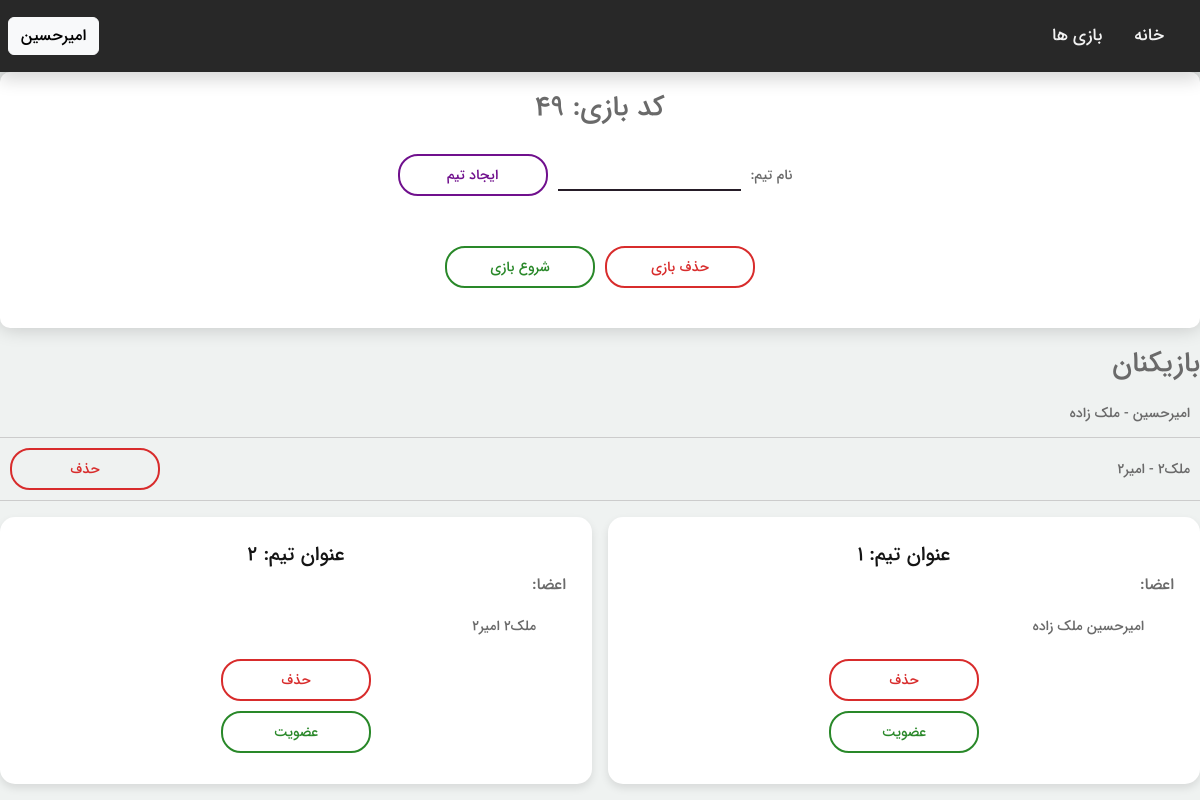
Screenshot of /game/lobby/49 (signed in) with the database file from the repository.
### user/models.py (models this page shows, shortened)
class User(AbstractBaseUser):
    firstname = models.CharField( max_length=50)
    lastname = models.CharField( max_length=50)
    phone_number = models.CharField( max_length=50, unique=True)
    last_login = models.DateTimeField(auto_now=True)
    joinied_date = models.DateTimeField(auto_now_add=True)
    bio = models.CharField(max_length=500, blank = True, null=True)
    is_active = models.BooleanField(default=True)
    is_staff = models.BooleanField(default=False)
    is_admin = models.BooleanField(default=False)
    USERNAME_FIELD = 'phone_number'
    REQUIRED_FIELDS = ['firstname', 'lastname',]
    objects = userManager()
    @property
    def is_staff(self):
        "Is the user a member of staff?"
        return self.is_admin

### Game/models.py (models this page shows)
class Game(models.Model):
    name = models.CharField(max_length=250)
    password = models.CharField(max_length=6)
    creator_user = models.ForeignKey(User, on_delete=models.CASCADE)
    is_team = models.BooleanField(default=False)
    min_players = models.IntegerField(default=0)
    max_players = models.IntegerField(default=10)

class Player(models.Model):
    game = models.ForeignKey(Game, on_delete= models.CASCADE)
    team = models.ForeignKey(Team, on_delete= models.CASCADE, blank=True, null=True)
    user = models.OneToOneField(User, on_delete=models.CASCADE)

class Team(models.Model):
    game = models.ForeignKey(Game, on_delete=models.CASCADE)
    name = models.CharField(max_length=250)

### Game/views.py (the view)
# urls.py: path('lobby/<slug:game_id>', views.lobby, name='lobby'),
def lobby(request:HttpRequest, game_id:str):
    if not request.user.is_authenticated:
        redirect('login')
    game = get_object_or_404(Game, id=game_id)
    user = request.user
    game.creator_user == user
    try:
        player = Player.objects.get(user=request.user, game=game)
    except:
        if game.creator_user == user:
            game.delete()
        return redirect('games_archive')
    template = get_template('lobby.html')
    if request.method == 'POST':
        if 'submit_create_team' in request.POST:
            create_team_form = CreatTeamForm(request.POST)
            if create_team_form.is_valid():
                team = create_team_form.save(commit=False)
                team.game = game
                team.save()
                print('team',team)
        else:
            print('not valid')
            create_team_form = CreatTeamForm()
        if 'submit_remove_team' in request.POST:
            team_id = request.POST.get('team_id')
            try:
                team = Team.objects.get(id=team_id)
                team.delete()
            except:
                pass
        if 'submit_remove_player' in request.POST:
            player_id = request.POST.get('player_id')
            try:
                player = Player.objects.get(id=player_id)
                player.delete()
            except:
                pass
        if 'submit_join_team' in request.POST:
            team_id = request.POST.get('team_id')
            try:
                team = Team.objects.get(id=team_id)
                player.team = team
                player.save()
            except:
                pass
    else:
        create_team_form = CreatTeamForm()
    teams_data = []
    teams = Team.objects.filter(game=game)
    for team in teams:
        players = Player.objects.filter(team=team)
        teams_data.append({'team': team, 'players': players})
    all_players = Player.objects.filter(game=game)
    context = {
        'is_creator': game.creator_user == user,
        'create_team_form': create_team_form,
        'game': game,
        'teams_data': teams_data,
        'all_players':all_players,
    }
    return HttpResponse(template.render(context, request))

### Game/forms.py
class CreatTeamForm(forms.ModelForm):
    class Meta:
        model = Team
        fields = ("name",)
        error_messages = {
            'name':PERSIAN_MESSAGES,
        }
        labels = {
            'name':'نام تیم'
        }

### Game/templates/lobby.html (shortened to what this page needs)
{% extends "base.html" %}
{% load static %}
{% block head %}
    <link href="{% static 'css/lobby.css' %}" rel="stylesheet">
{% endblock %}
{% block content %}
<div class="game-info-box">
    <div class="game-code-container">
        <h3>کد بازی: {{ game.id }}</h3>
    </div>
    {% if is_creator and game.is_team %}
        <form method="post" class="create-team-form">
            {% for field in create_team_form %}
                {{ field.label_tag }}
                {{ field }}
            {% endfor %}
            <button type="submit" name="submit_create_team" class="btn-action btn-create">ایجاد تیم</button>
        </form>
    {% endif %}
    <div class="action-buttons">
        {% if is_creator %}
            <form action="{% url 'remove_game' game_id=game.id %}" method="post">
                <button type="submit" class="btn-action btn-delete">حذف بازی</button>
            </form>
        {% endif %}
        <form method="post">
            <button type="submit" name="submit_start_game" class="btn-action btn-start">شروع بازی</button>
        </form>
    </div>
</div>
<div class="players-container">
    <h3>بازیکنان</h3>
    <ul>
        {% for player in all_players %}
            <li class="player-item">
                <div class="player-info">
                    {{ player.user.firstname }} - {{ player.user.lastname }}
                </div>
                <div class="player-actions">
                    {% if is_creator and player.user != game.creator_user %}
                        <form method="post">
                            <button type="submit" name="submit_remove_player" class="btn-action btn-delete">حذف</button>
                        </form>
                    {% endif %}
                </div>
            </li>
        {% endfor %}
    </ul>
</div>
<div>
    {% if game.is_team %}
        <div class="teams-container">
            {% for teamdata in teams_data %}
                <div class="team-card">
                    <h5 class="team-title">عنوان تیم: {{ teamdata.team.name }}</h5>
                    <h6>اعضا:</h6>
                    <ul>
                        {% for player in teamdata.players %}
                            <li>{{ player.user.firstname }} {{ player.user.lastname }}</li>
                        {% endfor %}
                    </ul>
                    <div class="team-actions">
                        {% if is_creator %}
                            <form method="post">
                                <button type="submit" name="submit_remove_team" class="btn-action btn-delete">حذف</button>
                            </form>
                        {% endif %}
                        <form method="post">
                            <button type="submit" name="submit_join_team" class="btn-action btn-join">عضویت</button>
                        </form>
                    </div>
                </div>
            {% endfor %}
        </div>
    {% endif %}
</div>
{% endblock content %}

### templates/header.html (shortened to what this page needs)
{% load static %}
<nav class="custom-header navbar navbar-marketing navbar-expand-lg shadow navbar-light  p-2" arial-label="Furni navigation bar">
    <div class="container">
        <div class="topnav" id="myTopnav">
            <a href={% url "games_archive" %} class="active">بازی ها</a>
            <a href={% url "home" %} class="active">خانه</a>
        </div>
    </div>
    <div class="navbar-brand text-black">
        {% if user.is_authenticated %}
            <a href = {% url "login" %} class="btn btn-light"> {{user.firstname}}</a>
        {% else %}
            <a href = {% url "login" %} class="btn btn-light"> ورود</a>
        {% endif %}
    </div>
</nav>

### globalstatic/css/main.css (style rules this page uses)
body { font-family: "iransans", sans-serif; overflow-x: hidden; position: relative; font-weight: 400; line-height: 28px; color: #6a6a6a; font-size: 14px; direction: rtl; background-color: #eff2f1; text-align : right; }
.custom-header { background-color: rgb(40, 40, 40); }
.topnav a { float: left; display: block; color: #f2f2f2; text-align: center; padding: 14px 16px; text-decoration: none; font-size: 17px; }

### Game/static/css/lobby.css (style rules this page uses)
.game-info-box { margin-bottom: 20px; background: white; ; box-shadow: 0 0 20px rgba(0, 0, 0, 0.2); border-radius: 10px; padding: 20px; }
.game-code-container { display: flex; justify-content: center; margin-bottom: 20px; }
.action-buttons { display: flex; justify-content: center; gap: 10px; margin-bottom: 20px; margin-top: 50px; }
.btn-action { padding: 10px 20px; border: none; border-radius: 4px; cursor: pointer; transition: all 0.3s ease; width: 150px; }
.btn-delete, .btn-join { background-color: transparent; border: 2px solid rgb(216, 44, 44); color: rgb(216, 44, 44); width: 150px; border-radius: 20px; padding: 5px 20px; border-radius: 20px; }
.btn-start { background-color: transparent; border: 2px solid rgb(41, 136, 41); color: rgb(41, 136, 41); border-radius: 20px; padding: 5px 20px; border-radius: 20px; }
.create-team-form { display: flex; justify-content: center; align-items: center; margin-bottom: 20px; }
.create-team-form > * { margin-right: 10px; }
.create-team-form input { background-color: transparent; border: none; outline: none; border-bottom: 2px solid rgb(38, 29, 40); }
.btn-create { background-color: transparent; border: 2px solid rgb(112, 16, 141); color: rgb(112, 16, 141); padding: 5px 20px; border-radius: 20px; }
.players-container ul { list-style: none; padding: 0; }
.player-item { display: flex; justify-content: space-between; align-items: center; padding: 10px; border-bottom: 1px solid #ccc; }
.player-actions { display: flex; gap: 10px; }
.teams-container { display: flex; flex-wrap: wrap; gap: 16px; justify-content: center; }
.team-card { display: flex; flex-direction: column; background-color: white; box-shadow: 0 4px 8px rgba(0, 0, 0, 0.1); padding: 26px; border-radius: 15px; flex: 1 1 calc(50% - 16px); max-width: 600px; box-sizing: border-box; margin-bottom: 16px; text-align: right; position: relative; }
.team-card .team-title { color: rgb(20, 20, 20); text-align: center; }
.team-card h5 { margin: 0 0 8px; }
.team-card ul { list-style: none; padding: 0; margin: 10px 0; text-align: right; }
.team-card ul li { margin-bottom: 4px; padding-right: 30px; }
.team-card .team-actions { display: flex; flex-direction: column; justify-content: center; align-items: center; width: 100%; }
.team-card .btn-action { padding: 10px 20px; width: 150px; }
.team-card .btn-join { padding: 5px; margin: 5px; background-color: transparent; border: 2px solid rgb(41, 136, 41); color: rgb(41, 136, 41); border-radius: 20px; }
.team-card .btn-delete { padding: 5px; margin: 5px; background-color: transparent; border: 2px solid rgb(216, 44, 44); color: rgb(216, 44, 44); border-radius: 20px; }

### rows the page displays
User: firstname "امیرحسین"
Game: id "49"
Player: user.firstname "امیرحسین", user.lastname "ملک زاده"
Player: user.lastname "امیر۲", user.firstname "ملک۲"
Team: team.name "1"
Team: team.name "2"

### other values shown
{{ field.label_tag }} "نام تیم:"
